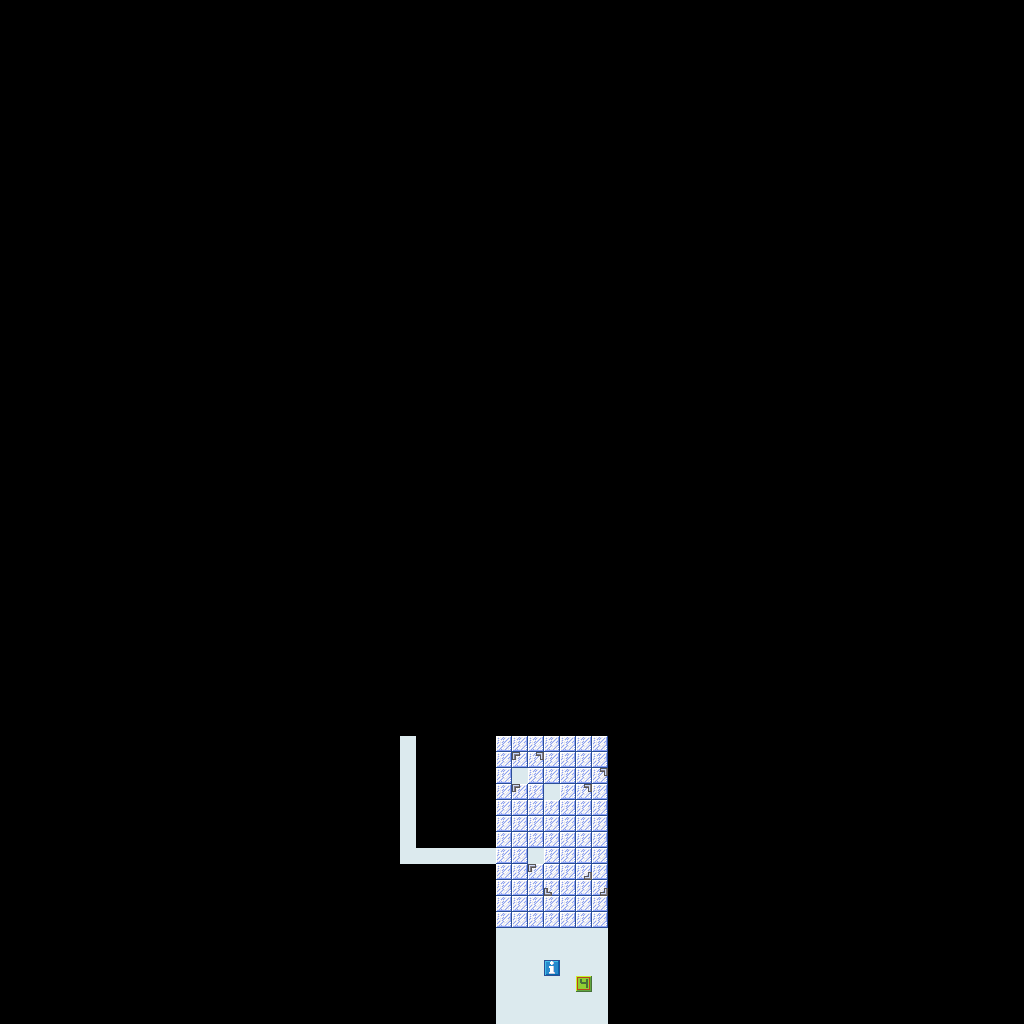

A 2D game scene composited from a Tiled map and its tileset images. What follows is a short description and the map's XML, with each tile layer's data collapsed to a summary:
An orthogonal 64x64 tile map with 16x16 px tiles, 1 tile layer (Map) and 1 object (PlayerStart).

<map version="1.4" tiledversion="1.4.0" orientation="orthogonal" renderorder="right-down" width="64" height="64" tilewidth="16" tileheight="16" infinite="0" nextlayerid="3" nextobjectid="2">
 <tileset firstgid="1" source="tiles/M7Tileset.tsx" />
 <layer id="1" name="Map" width="64" height="64">
  <data>[4096 cells, 144 non-empty, 9 distinct tile ids]</data>
 </layer>
 <objectgroup id="2" name="Meta">
  <object id="1" name="PlayerStart" x="554" y="1002">
   <properties>
    <property name="Direction" value="N" />
   </properties>
   <point />
  </object>
 </objectgroup>
</map>
